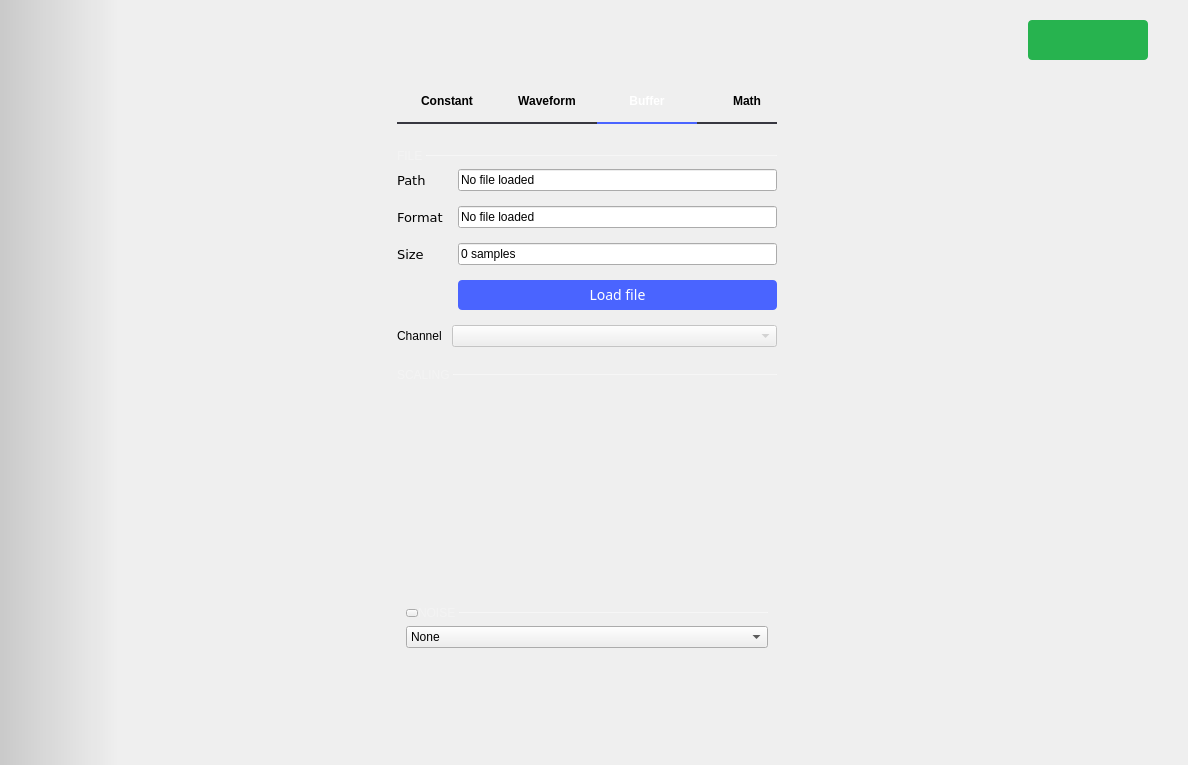
<?xml version="1.0" encoding="UTF-8"?>
<ui version="4.0">
 <class>SignalGenerator</class>
 <widget class="QWidget" name="SignalGenerator">
  <property name="geometry">
   <rect>
    <x>0</x>
    <y>0</y>
    <width>1188</width>
    <height>765</height>
   </rect>
  </property>
  <property name="sizePolicy">
   <sizepolicy hsizetype="MinimumExpanding" vsizetype="MinimumExpanding">
    <horstretch>0</horstretch>
    <verstretch>0</verstretch>
   </sizepolicy>
  </property>
  <property name="windowTitle">
   <string>Scopy Signal Generator</string>
  </property>
  <layout class="QVBoxLayout" name="verticalLayout_4">
   <property name="spacing">
    <number>0</number>
   </property>
   <property name="leftMargin">
    <number>0</number>
   </property>
   <property name="topMargin">
    <number>0</number>
   </property>
   <property name="rightMargin">
    <number>0</number>
   </property>
   <property name="bottomMargin">
    <number>0</number>
   </property>
   <item>
    <widget class="adiscope::DetachDragZone" name="mainWidget" native="true">
     <property name="styleSheet">
      <string notr="true">#mainWidget {
background-color: qlineargradient(spread:pad, x1:0, y1:0, x2:0.1, y2:0, stop:0 rgba(0, 0, 0, 40), stop:1 transparent);
}</string>
     </property>
     <layout class="QVBoxLayout" name="verticalLayout_2">
      <property name="spacing">
       <number>0</number>
      </property>
      <property name="leftMargin">
       <number>0</number>
      </property>
      <property name="topMargin">
       <number>0</number>
      </property>
      <property name="rightMargin">
       <number>0</number>
      </property>
      <property name="bottomMargin">
       <number>0</number>
      </property>
      <item>
       <layout class="QHBoxLayout" name="horizontalLayout_6">
        <property name="topMargin">
         <number>20</number>
        </property>
        <property name="rightMargin">
         <number>40</number>
        </property>
        <item>
         <spacer name="horizontalSpacer_3">
          <property name="orientation">
           <enum>Qt::Horizontal</enum>
          </property>
          <property name="sizeHint" stdset="0">
           <size>
            <width>40</width>
            <height>20</height>
           </size>
          </property>
         </spacer>
        </item>
        <item>
         <widget class="QPushButton" name="run_button">
          <property name="sizePolicy">
           <sizepolicy hsizetype="Minimum" vsizetype="Fixed">
            <horstretch>0</horstretch>
            <verstretch>0</verstretch>
           </sizepolicy>
          </property>
          <property name="layoutDirection">
           <enum>Qt::RightToLeft</enum>
          </property>
          <property name="styleSheet">
           <string notr="true">QPushButton {
  width: 80px;
  height: 40px;
  border-radius: 4px;
  background-color: #27b34f;
  color: white;
  font-family: &quot;monospace&quot;;
  font-weight: bold;

  text-align: left;
  padding-left: 20px;
  padding-right: 20px;
  qproperty-text: &quot;Run&quot;;
}

QPushButton[running=true] {
  qproperty-text: &quot;Stop&quot;;
}

QPushButton:checked {
  background-color: #F45000;
}

QPushButton:disabled {
  background-color: grey;
}</string>
          </property>
          <property name="icon">
           <iconset resource="../resources/resources.qrc">
            <normaloff>:/icons/ico-play.svg</normaloff>
            <normalon>:/icons/ico-stop.svg</normalon>:/icons/ico-play.svg</iconset>
          </property>
          <property name="iconSize">
           <size>
            <width>8</width>
            <height>10</height>
           </size>
          </property>
          <property name="checkable">
           <bool>true</bool>
          </property>
         </widget>
        </item>
       </layout>
      </item>
      <item>
       <layout class="QHBoxLayout" name="horizontalLayout">
        <item>
         <layout class="QVBoxLayout" name="plot"/>
        </item>
        <item>
         <widget class="adiscope::MenuAnim" name="rightMenu" native="true">
          <property name="sizePolicy">
           <sizepolicy hsizetype="Maximum" vsizetype="Preferred">
            <horstretch>0</horstretch>
            <verstretch>0</verstretch>
           </sizepolicy>
          </property>
          <property name="maximumSize">
           <size>
            <width>16777215</width>
            <height>16777215</height>
           </size>
          </property>
          <layout class="QVBoxLayout" name="verticalLayout_7">
           <property name="spacing">
            <number>0</number>
           </property>
           <property name="leftMargin">
            <number>20</number>
           </property>
           <property name="topMargin">
            <number>25</number>
           </property>
           <property name="rightMargin">
            <number>10</number>
           </property>
           <property name="bottomMargin">
            <number>20</number>
           </property>
           <item>
            <widget class="QScrollArea" name="scrollArea">
             <property name="sizePolicy">
              <sizepolicy hsizetype="Maximum" vsizetype="Expanding">
               <horstretch>0</horstretch>
               <verstretch>0</verstretch>
              </sizepolicy>
             </property>
             <property name="maximumSize">
              <size>
               <width>16777215</width>
               <height>16777215</height>
              </size>
             </property>
             <property name="frameShape">
              <enum>QFrame::NoFrame</enum>
             </property>
             <property name="frameShadow">
              <enum>QFrame::Sunken</enum>
             </property>
             <property name="lineWidth">
              <number>0</number>
             </property>
             <property name="horizontalScrollBarPolicy">
              <enum>Qt::ScrollBarAlwaysOff</enum>
             </property>
             <property name="widgetResizable">
              <bool>true</bool>
             </property>
             <widget class="QWidget" name="scrollAreaWidgetContents">
              <property name="geometry">
               <rect>
                <x>0</x>
                <y>0</y>
                <width>380</width>
                <height>587</height>
               </rect>
              </property>
              <property name="sizePolicy">
               <sizepolicy hsizetype="Maximum" vsizetype="Expanding">
                <horstretch>0</horstretch>
                <verstretch>0</verstretch>
               </sizepolicy>
              </property>
              <property name="maximumSize">
               <size>
                <width>380</width>
                <height>16777215</height>
               </size>
              </property>
              <layout class="QVBoxLayout" name="verticalLayout_10">
               <property name="spacing">
                <number>0</number>
               </property>
               <property name="leftMargin">
                <number>0</number>
               </property>
               <property name="topMargin">
                <number>0</number>
               </property>
               <property name="rightMargin">
                <number>0</number>
               </property>
               <property name="bottomMargin">
                <number>0</number>
               </property>
               <item>
                <widget class="QTabWidget" name="tabWidget">
                 <property name="sizePolicy">
                  <sizepolicy hsizetype="Maximum" vsizetype="Maximum">
                   <horstretch>0</horstretch>
                   <verstretch>0</verstretch>
                  </sizepolicy>
                 </property>
                 <property name="styleSheet">
                  <string notr="true">/* QTabsWidgets */
QTabWidget::pane {
  border-top: 0px;
}
QTabBar::tab {
  min-width: 100px;
  min-height: 32px;
  padding-bottom: 5px;
  font: bold;
}
QTabBar::tab:!selected {
  border-bottom: 2px solid rgba(55, 55, 64);
  margin-top: 0px;
}
QTabBar::tab:selected {
  color: white;
  border-bottom: 2px solid rgba(74, 100, 255);
  margin-top: 0px;
}
</string>
                 </property>
                 <property name="currentIndex">
                  <number>2</number>
                 </property>
                 <property name="usesScrollButtons">
                  <bool>false</bool>
                 </property>
                 <widget class="QWidget" name="tabConstant">
                  <property name="sizePolicy">
                   <sizepolicy hsizetype="Preferred" vsizetype="Maximum">
                    <horstretch>0</horstretch>
                    <verstretch>0</verstretch>
                   </sizepolicy>
                  </property>
                  <attribute name="title">
                   <string>Constant</string>
                  </attribute>
                  <layout class="QVBoxLayout" name="verticalLayout_6">
                   <property name="topMargin">
                    <number>25</number>
                   </property>
                  </layout>
                 </widget>
                 <widget class="QWidget" name="tabWaveform">
                  <property name="sizePolicy">
                   <sizepolicy hsizetype="Preferred" vsizetype="Maximum">
                    <horstretch>0</horstretch>
                    <verstretch>0</verstretch>
                   </sizepolicy>
                  </property>
                  <attribute name="title">
                   <string>Waveform</string>
                  </attribute>
                  <layout class="QVBoxLayout" name="verticalLayout_5">
                   <property name="spacing">
                    <number>10</number>
                   </property>
                   <property name="leftMargin">
                    <number>0</number>
                   </property>
                   <property name="topMargin">
                    <number>25</number>
                   </property>
                   <property name="rightMargin">
                    <number>0</number>
                   </property>
                   <property name="bottomMargin">
                    <number>0</number>
                   </property>
                   <item>
                    <widget class="QComboBox" name="type">
                     <property name="sizePolicy">
                      <sizepolicy hsizetype="Minimum" vsizetype="Fixed">
                       <horstretch>0</horstretch>
                       <verstretch>0</verstretch>
                      </sizepolicy>
                     </property>
                     <item>
                      <property name="text">
                       <string>Sine</string>
                      </property>
                     </item>
                     <item>
                      <property name="text">
                       <string>Square</string>
                      </property>
                     </item>
                     <item>
                      <property name="text">
                       <string>Triangle</string>
                      </property>
                     </item>
                     <item>
                      <property name="text">
                       <string>Trapezoidal</string>
                      </property>
                     </item>
                     <item>
                      <property name="text">
                       <string>Rising Ramp Sawtooth</string>
                      </property>
                     </item>
                     <item>
                      <property name="text">
                       <string>Falling Ramp Sawtooth</string>
                      </property>
                     </item>
                    </widget>
                   </item>
                   <item>
                    <layout class="QGridLayout" name="waveformGrid">
                     <property name="bottomMargin">
                      <number>0</number>
                     </property>
                     <property name="spacing">
                      <number>15</number>
                     </property>
                    </layout>
                   </item>
                   <item>
                    <widget class="QWidget" name="wtrapezparams" native="true">
                     <layout class="QVBoxLayout" name="verticalLayout_12">
                      <property name="spacing">
                       <number>15</number>
                      </property>
                      <property name="leftMargin">
                       <number>0</number>
                      </property>
                      <property name="topMargin">
                       <number>0</number>
                      </property>
                      <property name="rightMargin">
                       <number>0</number>
                      </property>
                      <property name="bottomMargin">
                       <number>0</number>
                      </property>
                      <item>
                       <layout class="QHBoxLayout" name="horizontalLayout_9">
                        <property name="spacing">
                         <number>0</number>
                        </property>
                        <property name="topMargin">
                         <number>0</number>
                        </property>
                        <item>
                         <widget class="QLabel" name="label_2">
                          <property name="sizePolicy">
                           <sizepolicy hsizetype="Maximum" vsizetype="Maximum">
                            <horstretch>0</horstretch>
                            <verstretch>0</verstretch>
                           </sizepolicy>
                          </property>
                          <property name="styleSheet">
                           <string notr="true">  QLabel {
        font-size: 12px;
        color: rgba(255, 255, 255, 70);
    }</string>
                          </property>
                          <property name="text">
                           <string>TIMING </string>
                          </property>
                         </widget>
                        </item>
                        <item>
                         <widget class="Line" name="line_3">
                          <property name="minimumSize">
                           <size>
                            <width>0</width>
                            <height>1</height>
                           </size>
                          </property>
                          <property name="maximumSize">
                           <size>
                            <width>16777215</width>
                            <height>1</height>
                           </size>
                          </property>
                          <property name="styleSheet">
                           <string notr="true">border: 1px solid rgba(255, 255, 255, 70);
 </string>
                          </property>
                          <property name="orientation">
                           <enum>Qt::Horizontal</enum>
                          </property>
                          <property name="units" stdset="0">
                           <stringlist notr="true">
                            <string>deg=1</string>
                            <string>π rad=180</string>
                            <string>ns=1e-9</string>
                            <string>μs=1e-6</string>
                            <string>ms=1e-3</string>
                            <string>seconds=1e0</string>
                           </stringlist>
                          </property>
                          <property name="min_value" stdset="0">
                           <double>0.000000000000000</double>
                          </property>
                          <property name="max_value" stdset="0">
                           <double>360.000000000000000</double>
                          </property>
                         </widget>
                        </item>
                       </layout>
                      </item>
                      <item>
                       <layout class="QGridLayout" name="gridLayout_2">
                        <property name="topMargin">
                         <number>0</number>
                        </property>
                        <property name="rightMargin">
                         <number>0</number>
                        </property>
                        <property name="bottomMargin">
                         <number>0</number>
                        </property>
                        <property name="spacing">
                         <number>15</number>
                        </property>
                       </layout>
                      </item>
                     </layout>
                    </widget>
                   </item>
                   <item>
                    <spacer name="verticalSpacer">
                     <property name="orientation">
                      <enum>Qt::Vertical</enum>
                     </property>
                     <property name="sizeHint" stdset="0">
                      <size>
                       <width>20</width>
                       <height>40</height>
                      </size>
                     </property>
                    </spacer>
                   </item>
                  </layout>
                 </widget>
                 <widget class="QWidget" name="tabBuffer">
                  <property name="sizePolicy">
                   <sizepolicy hsizetype="Maximum" vsizetype="Maximum">
                    <horstretch>0</horstretch>
                    <verstretch>0</verstretch>
                   </sizepolicy>
                  </property>
                  <attribute name="title">
                   <string>Buffer</string>
                  </attribute>
                  <layout class="QVBoxLayout" name="verticalLayout">
                   <property name="leftMargin">
                    <number>0</number>
                   </property>
                   <property name="topMargin">
                    <number>25</number>
                   </property>
                   <property name="rightMargin">
                    <number>0</number>
                   </property>
                   <item>
                    <layout class="QHBoxLayout" name="horizontalLayout_10">
                     <property name="spacing">
                      <number>0</number>
                     </property>
                     <item>
                      <widget class="QLabel" name="label_6">
                       <property name="sizePolicy">
                        <sizepolicy hsizetype="Maximum" vsizetype="Maximum">
                         <horstretch>0</horstretch>
                         <verstretch>0</verstretch>
                        </sizepolicy>
                       </property>
                       <property name="styleSheet">
                        <string notr="true">  QLabel {
        font-size: 12px;
        color: rgba(255, 255, 255, 70);
    }</string>
                       </property>
                       <property name="text">
                        <string>FILE </string>
                       </property>
                      </widget>
                     </item>
                     <item>
                      <widget class="Line" name="line_4">
                       <property name="minimumSize">
                        <size>
                         <width>0</width>
                         <height>1</height>
                        </size>
                       </property>
                       <property name="maximumSize">
                        <size>
                         <width>16777215</width>
                         <height>1</height>
                        </size>
                       </property>
                       <property name="styleSheet">
                        <string notr="true">border: 1px solid rgba(255, 255, 255, 70);</string>
                       </property>
                       <property name="orientation">
                        <enum>Qt::Horizontal</enum>
                       </property>
                      </widget>
                     </item>
                    </layout>
                   </item>
                   <item>
                    <layout class="QHBoxLayout" name="horizontalLayout_7">
                     <property name="spacing">
                      <number>10</number>
                     </property>
                     <property name="topMargin">
                      <number>0</number>
                     </property>
                     <property name="rightMargin">
                      <number>0</number>
                     </property>
                     <item>
                      <layout class="QFormLayout" name="formLayout">
                       <property name="fieldGrowthPolicy">
                        <enum>QFormLayout::AllNonFixedFieldsGrow</enum>
                       </property>
                       <property name="horizontalSpacing">
                        <number>15</number>
                       </property>
                       <property name="verticalSpacing">
                        <number>15</number>
                       </property>
                       <property name="leftMargin">
                        <number>0</number>
                       </property>
                       <property name="rightMargin">
                        <number>0</number>
                       </property>
                       <item row="0" column="0">
                        <widget class="QLabel" name="label_5">
                         <property name="sizePolicy">
                          <sizepolicy hsizetype="Preferred" vsizetype="Preferred">
                           <horstretch>0</horstretch>
                           <verstretch>0</verstretch>
                          </sizepolicy>
                         </property>
                         <property name="font">
                          <font>
                           <family>DejaVu Sans</family>
                           <pointsize>10</pointsize>
                          </font>
                         </property>
                         <property name="text">
                          <string>Path</string>
                         </property>
                        </widget>
                       </item>
                       <item row="0" column="1">
                        <widget class="QLineEdit" name="label_path">
                         <property name="enabled">
                          <bool>true</bool>
                         </property>
                         <property name="sizePolicy">
                          <sizepolicy hsizetype="Minimum" vsizetype="Fixed">
                           <horstretch>0</horstretch>
                           <verstretch>0</verstretch>
                          </sizepolicy>
                         </property>
                         <property name="text">
                          <string>No file loaded</string>
                         </property>
                         <property name="readOnly">
                          <bool>true</bool>
                         </property>
                        </widget>
                       </item>
                       <item row="1" column="0">
                        <widget class="QLabel" name="label_9">
                         <property name="font">
                          <font>
                           <family>DejaVu Sans</family>
                           <pointsize>10</pointsize>
                          </font>
                         </property>
                         <property name="text">
                          <string>Format</string>
                         </property>
                        </widget>
                       </item>
                       <item row="1" column="1">
                        <widget class="QLineEdit" name="label_format">
                         <property name="enabled">
                          <bool>true</bool>
                         </property>
                         <property name="sizePolicy">
                          <sizepolicy hsizetype="Minimum" vsizetype="Fixed">
                           <horstretch>0</horstretch>
                           <verstretch>0</verstretch>
                          </sizepolicy>
                         </property>
                         <property name="text">
                          <string>No file loaded</string>
                         </property>
                         <property name="readOnly">
                          <bool>true</bool>
                         </property>
                        </widget>
                       </item>
                       <item row="2" column="0">
                        <widget class="QLabel" name="label_7">
                         <property name="font">
                          <font>
                           <family>DejaVu Sans</family>
                           <pointsize>10</pointsize>
                          </font>
                         </property>
                         <property name="text">
                          <string>Size</string>
                         </property>
                        </widget>
                       </item>
                       <item row="2" column="1">
                        <widget class="QLineEdit" name="label_size">
                         <property name="enabled">
                          <bool>true</bool>
                         </property>
                         <property name="sizePolicy">
                          <sizepolicy hsizetype="Minimum" vsizetype="Fixed">
                           <horstretch>0</horstretch>
                           <verstretch>0</verstretch>
                          </sizepolicy>
                         </property>
                         <property name="text">
                          <string>0 samples</string>
                         </property>
                         <property name="readOnly">
                          <bool>true</bool>
                         </property>
                        </widget>
                       </item>
                       <item row="4" column="0" colspan="2">
                        <layout class="QHBoxLayout" name="horizontalLayout_4">
                         <property name="spacing">
                          <number>10</number>
                         </property>
                         <item>
                          <widget class="QLabel" name="label">
                           <property name="sizePolicy">
                            <sizepolicy hsizetype="Maximum" vsizetype="Preferred">
                             <horstretch>0</horstretch>
                             <verstretch>0</verstretch>
                            </sizepolicy>
                           </property>
                           <property name="text">
                            <string>Channel</string>
                           </property>
                          </widget>
                         </item>
                         <item>
                          <widget class="QComboBox" name="fileChannel">
                           <property name="enabled">
                            <bool>false</bool>
                           </property>
                           <property name="sizePolicy">
                            <sizepolicy hsizetype="Minimum" vsizetype="Fixed">
                             <horstretch>0</horstretch>
                             <verstretch>0</verstretch>
                            </sizepolicy>
                           </property>
                           <property name="currentText">
                            <string/>
                           </property>
                          </widget>
                         </item>
                        </layout>
                       </item>
                       <item row="3" column="1">
                        <widget class="QPushButton" name="load_file">
                         <property name="sizePolicy">
                          <sizepolicy hsizetype="Minimum" vsizetype="Maximum">
                           <horstretch>0</horstretch>
                           <verstretch>0</verstretch>
                          </sizepolicy>
                         </property>
                         <property name="minimumSize">
                          <size>
                           <width>0</width>
                           <height>0</height>
                          </size>
                         </property>
                         <property name="maximumSize">
                          <size>
                           <width>16777215</width>
                           <height>16777215</height>
                          </size>
                         </property>
                         <property name="styleSheet">
                          <string notr="true">QPushButton{

/*height: 128px;
width: 128px;
background-image: url(:/icons/floppy.svg);*/
background-position: center center;
background-repeat: no-repeat;
background-color: #4a64ff;
  height: 30px;
  border-radius: 4px;
  font-family: ArialMT;
  font-size: 14px;
  font-weight: normal;
  font-style: normal;
  text-align: center;
  color: #ffffff;
}


QPushButton:hover
{
	 background-color: #4a34ff;
}
</string>
                         </property>
                         <property name="text">
                          <string>Load file</string>
                         </property>
                        </widget>
                       </item>
                      </layout>
                     </item>
                    </layout>
                   </item>
                   <item>
                    <layout class="QHBoxLayout" name="horizontalLayout_2">
                     <property name="spacing">
                      <number>0</number>
                     </property>
                     <property name="topMargin">
                      <number>15</number>
                     </property>
                     <item>
                      <widget class="QLabel" name="label_4">
                       <property name="sizePolicy">
                        <sizepolicy hsizetype="Maximum" vsizetype="Maximum">
                         <horstretch>0</horstretch>
                         <verstretch>0</verstretch>
                        </sizepolicy>
                       </property>
                       <property name="styleSheet">
                        <string notr="true">  QLabel {
        font-size: 12px;
        color: rgba(255, 255, 255, 70);
    }</string>
                       </property>
                       <property name="text">
                        <string>SCALING </string>
                       </property>
                      </widget>
                     </item>
                     <item>
                      <widget class="Line" name="line_2">
                       <property name="minimumSize">
                        <size>
                         <width>0</width>
                         <height>1</height>
                        </size>
                       </property>
                       <property name="maximumSize">
                        <size>
                         <width>16777215</width>
                         <height>1</height>
                        </size>
                       </property>
                       <property name="styleSheet">
                        <string notr="true">border: 1px solid rgba(255, 255, 255, 70);</string>
                       </property>
                       <property name="orientation">
                        <enum>Qt::Horizontal</enum>
                       </property>
                      </widget>
                     </item>
                    </layout>
                   </item>
                   <item>
                    <layout class="QVBoxLayout" name="verticalLayout_8">
                     <property name="bottomMargin">
                      <number>0</number>
                     </property>
                     <item>
                      <layout class="QGridLayout" name="waveformGrid_2"/>
                     </item>
                    </layout>
                   </item>
                   <item>
                    <widget class="QWidget" name="widget" native="true">
                     <property name="sizePolicy">
                      <sizepolicy hsizetype="Minimum" vsizetype="Preferred">
                       <horstretch>0</horstretch>
                       <verstretch>0</verstretch>
                      </sizepolicy>
                     </property>
                     <layout class="QVBoxLayout" name="verticalLayout_11">
                      <property name="spacing">
                       <number>0</number>
                      </property>
                      <property name="leftMargin">
                       <number>0</number>
                      </property>
                      <property name="topMargin">
                       <number>0</number>
                      </property>
                      <property name="rightMargin">
                       <number>0</number>
                      </property>
                      <property name="bottomMargin">
                       <number>0</number>
                      </property>
                     </layout>
                    </widget>
                   </item>
                  </layout>
                 </widget>
                 <widget class="QWidget" name="tabMath">
                  <property name="sizePolicy">
                   <sizepolicy hsizetype="Maximum" vsizetype="Maximum">
                    <horstretch>0</horstretch>
                    <verstretch>0</verstretch>
                   </sizepolicy>
                  </property>
                  <attribute name="title">
                   <string>Math</string>
                  </attribute>
                  <layout class="QVBoxLayout" name="verticalLayout_3">
                   <property name="leftMargin">
                    <number>0</number>
                   </property>
                   <property name="rightMargin">
                    <number>0</number>
                   </property>
                   <item>
                    <widget class="adiscope::Math" name="mathWidget" native="true">
                     <property name="sizePolicy">
                      <sizepolicy hsizetype="Preferred" vsizetype="Minimum">
                       <horstretch>0</horstretch>
                       <verstretch>0</verstretch>
                      </sizepolicy>
                     </property>
                    </widget>
                   </item>
                  </layout>
                 </widget>
                </widget>
               </item>
               <item>
                <widget class="QWidget" name="wNoise" native="true">
                 <layout class="QVBoxLayout" name="verticalLayout_9">
                  <item>
                   <spacer name="verticalSpacer_2">
                    <property name="orientation">
                     <enum>Qt::Vertical</enum>
                    </property>
                    <property name="sizeHint" stdset="0">
                     <size>
                      <width>20</width>
                      <height>40</height>
                     </size>
                    </property>
                   </spacer>
                  </item>
                  <item>
                   <layout class="QHBoxLayout" name="horizontalLayout_8">
                    <property name="spacing">
                     <number>0</number>
                    </property>
                    <property name="topMargin">
                     <number>0</number>
                    </property>
                    <item>
                     <widget class="QPushButton" name="btnNoiseCollapse">
                      <property name="styleSheet">
                       <string notr="true">QPushButton {
  max-height: 6px;
  max-width: 10px;
  border-image: url(:/icons/sba_cmb_box_arrow.svg);
}

QPushButton:checked
{
  max-height: 10px;
  max-width:  6px;
border-image: url(:/icons/sba_cmb_box_arrow_right.svg);
}



</string>
                      </property>
                      <property name="text">
                       <string/>
                      </property>
                      <property name="checkable">
                       <bool>true</bool>
                      </property>
                      <property name="checked">
                       <bool>false</bool>
                      </property>
                     </widget>
                    </item>
                    <item>
                     <widget class="QLabel" name="lblNoise">
                      <property name="sizePolicy">
                       <sizepolicy hsizetype="Preferred" vsizetype="Preferred">
                        <horstretch>0</horstretch>
                        <verstretch>0</verstretch>
                       </sizepolicy>
                      </property>
                      <property name="styleSheet">
                       <string notr="true">  QLabel {
        font-size: 12px;
        color: rgba(255, 255, 255, 70);
    }</string>
                      </property>
                      <property name="text">
                       <string>NOISE </string>
                      </property>
                     </widget>
                    </item>
                    <item>
                     <widget class="Line" name="line">
                      <property name="sizePolicy">
                       <sizepolicy hsizetype="Expanding" vsizetype="Fixed">
                        <horstretch>0</horstretch>
                        <verstretch>0</verstretch>
                       </sizepolicy>
                      </property>
                      <property name="minimumSize">
                       <size>
                        <width>0</width>
                        <height>1</height>
                       </size>
                      </property>
                      <property name="maximumSize">
                       <size>
                        <width>16777215</width>
                        <height>1</height>
                       </size>
                      </property>
                      <property name="styleSheet">
                       <string notr="true">border: 1px solid rgba(255, 255, 255, 70);</string>
                      </property>
                      <property name="orientation">
                       <enum>Qt::Horizontal</enum>
                      </property>
                     </widget>
                    </item>
                   </layout>
                  </item>
                  <item>
                   <widget class="QComboBox" name="cbNoiseType">
                    <item>
                     <property name="text">
                      <string>None</string>
                     </property>
                    </item>
                    <item>
                     <property name="text">
                      <string>Uniform</string>
                     </property>
                    </item>
                    <item>
                     <property name="text">
                      <string>Gaussian</string>
                     </property>
                    </item>
                    <item>
                     <property name="text">
                      <string>Laplacian</string>
                     </property>
                    </item>
                    <item>
                     <property name="text">
                      <string>Impulse</string>
                     </property>
                    </item>
                   </widget>
                  </item>
                  <item>
                   <layout class="QHBoxLayout" name="horizontalLayout_5">
                    <property name="topMargin">
                     <number>0</number>
                    </property>
                    <item>
                     <spacer name="horizontalSpacer">
                      <property name="orientation">
                       <enum>Qt::Horizontal</enum>
                      </property>
                      <property name="sizeHint" stdset="0">
                       <size>
                        <width>40</width>
                        <height>20</height>
                       </size>
                      </property>
                     </spacer>
                    </item>
                   </layout>
                  </item>
                 </layout>
                </widget>
               </item>
              </layout>
             </widget>
            </widget>
           </item>
           <item>
            <spacer name="horizontalSpacer_4">
             <property name="orientation">
              <enum>Qt::Horizontal</enum>
             </property>
             <property name="sizeHint" stdset="0">
              <size>
               <width>400</width>
               <height>20</height>
              </size>
             </property>
            </spacer>
           </item>
          </layout>
         </widget>
        </item>
       </layout>
      </item>
      <item>
       <layout class="QHBoxLayout" name="horizontalLayout_3">
        <item>
         <layout class="QHBoxLayout" name="channelsList"/>
        </item>
        <item>
         <spacer name="horizontalSpacer_2">
          <property name="orientation">
           <enum>Qt::Horizontal</enum>
          </property>
          <property name="sizeHint" stdset="0">
           <size>
            <width>40</width>
            <height>48</height>
           </size>
          </property>
         </spacer>
        </item>
       </layout>
      </item>
     </layout>
    </widget>
   </item>
  </layout>
  <action name="actionClose">
   <property name="text">
    <string>Close</string>
   </property>
  </action>
 </widget>
 <customwidgets>
  <customwidget>
   <class>adiscope::DetachDragZone</class>
   <extends>QWidget</extends>
   <header>detachdragzone.h</header>
   <container>1</container>
  </customwidget>
  <customwidget>
   <class>adiscope::MenuAnim</class>
   <extends>QWidget</extends>
   <header>menu_anim.hpp</header>
   <container>1</container>
  </customwidget>
  <customwidget>
   <class>adiscope::Math</class>
   <extends>QWidget</extends>
   <header>math.hpp</header>
   <container>1</container>
  </customwidget>
 </customwidgets>
 <resources>
  <include location="../resources/resources.qrc"/>
 </resources>
 <connections/>
</ui>
